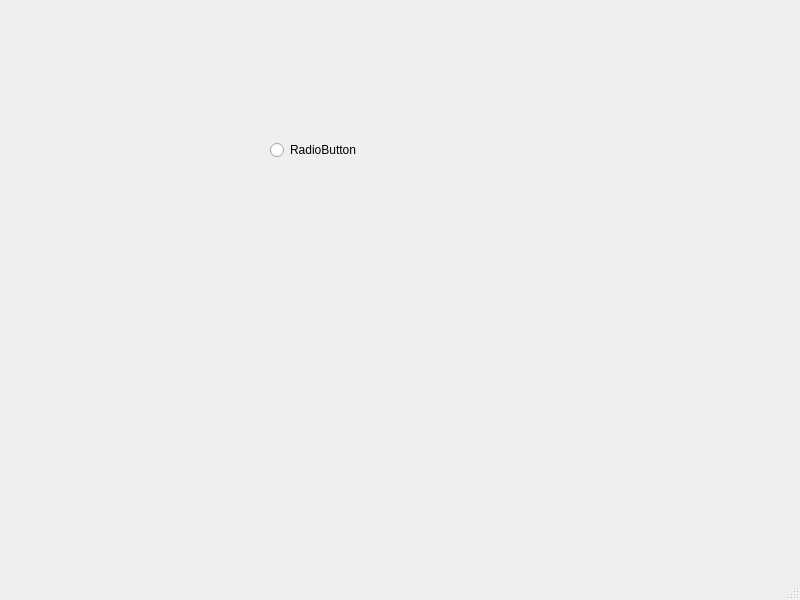
<?xml version="1.0" encoding="UTF-8"?>
<ui version="4.0">
 <class>MainWindow</class>
 <widget class="QMainWindow" name="MainWindow">
  <property name="geometry">
   <rect>
    <x>0</x>
    <y>0</y>
    <width>800</width>
    <height>600</height>
   </rect>
  </property>
  <property name="windowTitle">
   <string>MainWindow</string>
  </property>
  <widget class="QWidget" name="centralwidget">
   <widget class="QRadioButton" name="radioButton">
    <property name="geometry">
     <rect>
      <x>270</x>
      <y>140</y>
      <width>100</width>
      <height>20</height>
     </rect>
    </property>
    <property name="text">
     <string>RadioButton</string>
    </property>
   </widget>
  </widget>
  <widget class="QMenuBar" name="menubar">
   <property name="geometry">
    <rect>
     <x>0</x>
     <y>0</y>
     <width>800</width>
     <height>22</height>
    </rect>
   </property>
  </widget>
  <widget class="QStatusBar" name="statusbar"/>
 </widget>
 <resources/>
 <connections/>
</ui>
